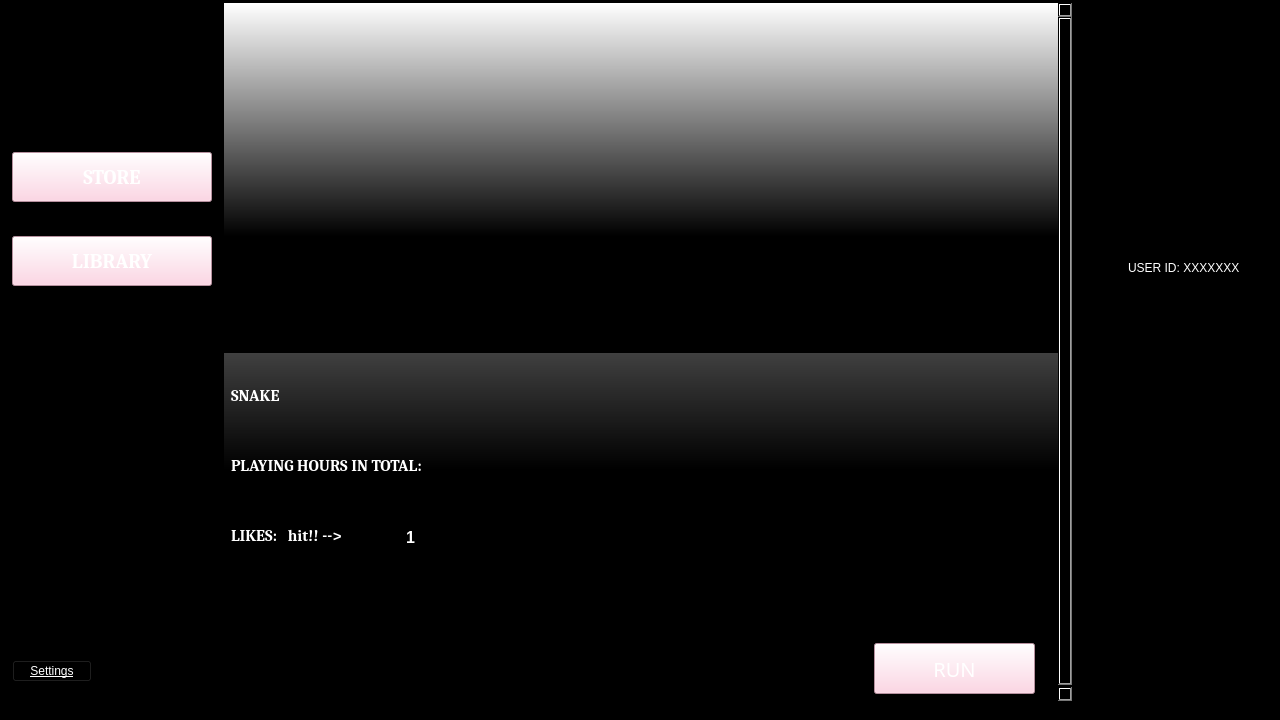
<?xml version="1.0" encoding="UTF-8"?>
<ui version="4.0">
 <class>MainWindow</class>
 <widget class="QMainWindow" name="MainWindow">
  <property name="geometry">
   <rect>
    <x>0</x>
    <y>0</y>
    <width>1280</width>
    <height>720</height>
   </rect>
  </property>
  <property name="windowTitle">
   <string>MainWindow</string>
  </property>
  <property name="styleSheet">
   <string notr="true">background-color: rgb(0, 0, 0);</string>
  </property>
  <widget class="QWidget" name="centralwidget">
   <property name="sizePolicy">
    <sizepolicy hsizetype="Fixed" vsizetype="Fixed">
     <horstretch>0</horstretch>
     <verstretch>0</verstretch>
    </sizepolicy>
   </property>
   <widget class="QWidget" name="horizontalLayoutWidget">
    <property name="geometry">
     <rect>
      <x>0</x>
      <y>0</y>
      <width>1290</width>
      <height>704</height>
     </rect>
    </property>
    <layout class="QHBoxLayout" name="horizontalLayout">
     <item>
      <layout class="QVBoxLayout" name="verticalLayout_3">
       <property name="leftMargin">
        <number>10</number>
       </property>
       <property name="rightMargin">
        <number>3</number>
       </property>
       <item>
        <widget class="QLabel" name="label">
         <property name="sizePolicy">
          <sizepolicy hsizetype="Fixed" vsizetype="Fixed">
           <horstretch>0</horstretch>
           <verstretch>0</verstretch>
          </sizepolicy>
         </property>
         <property name="maximumSize">
          <size>
           <width>200</width>
           <height>60</height>
          </size>
         </property>
         <property name="layoutDirection">
          <enum>Qt::LeftToRight</enum>
         </property>
         <property name="styleSheet">
          <string notr="true">image: url(:/newPrefix/logo2.png);</string>
         </property>
         <property name="text">
          <string/>
         </property>
         <property name="pixmap">
          <pixmap>src/logo2.png</pixmap>
         </property>
         <property name="alignment">
          <set>Qt::AlignHCenter|Qt::AlignTop</set>
         </property>
         <property name="margin">
          <number>0</number>
         </property>
        </widget>
       </item>
       <item>
        <spacer name="verticalSpacer_3">
         <property name="orientation">
          <enum>Qt::Vertical</enum>
         </property>
         <property name="sizeType">
          <enum>QSizePolicy::Fixed</enum>
         </property>
         <property name="sizeHint" stdset="0">
          <size>
           <width>20</width>
           <height>50</height>
          </size>
         </property>
        </spacer>
       </item>
       <item>
        <widget class="QPushButton" name="pushButton_2">
         <property name="sizePolicy">
          <sizepolicy hsizetype="Fixed" vsizetype="Fixed">
           <horstretch>0</horstretch>
           <verstretch>0</verstretch>
          </sizepolicy>
         </property>
         <property name="minimumSize">
          <size>
           <width>200</width>
           <height>50</height>
          </size>
         </property>
         <property name="font">
          <font>
           <family>Cambria</family>
           <pointsize>15</pointsize>
           <weight>75</weight>
           <bold>true</bold>
          </font>
         </property>
         <property name="styleSheet">
          <string notr="true">background-color: rgb(255, 202, 221);
color:rgb(255, 255, 255);</string>
         </property>
         <property name="text">
          <string>STORE</string>
         </property>
        </widget>
       </item>
       <item>
        <spacer name="verticalSpacer_2">
         <property name="orientation">
          <enum>Qt::Vertical</enum>
         </property>
         <property name="sizeType">
          <enum>QSizePolicy::Fixed</enum>
         </property>
         <property name="sizeHint" stdset="0">
          <size>
           <width>20</width>
           <height>10</height>
          </size>
         </property>
        </spacer>
       </item>
       <item>
        <widget class="QPushButton" name="pushButton">
         <property name="sizePolicy">
          <sizepolicy hsizetype="Fixed" vsizetype="Fixed">
           <horstretch>0</horstretch>
           <verstretch>0</verstretch>
          </sizepolicy>
         </property>
         <property name="minimumSize">
          <size>
           <width>200</width>
           <height>50</height>
          </size>
         </property>
         <property name="font">
          <font>
           <family>Cambria</family>
           <pointsize>15</pointsize>
           <weight>75</weight>
           <bold>true</bold>
          </font>
         </property>
         <property name="styleSheet">
          <string notr="true">background-color: rgb(255, 202, 221);
color:rgb(255, 255, 255);</string>
         </property>
         <property name="text">
          <string>LIBRARY</string>
         </property>
        </widget>
       </item>
       <item>
        <spacer name="verticalSpacer">
         <property name="orientation">
          <enum>Qt::Vertical</enum>
         </property>
         <property name="sizeType">
          <enum>QSizePolicy::Fixed</enum>
         </property>
         <property name="sizeHint" stdset="0">
          <size>
           <width>0</width>
           <height>350</height>
          </size>
         </property>
        </spacer>
       </item>
       <item>
        <widget class="QPushButton" name="pushButton_3">
         <property name="sizePolicy">
          <sizepolicy hsizetype="Fixed" vsizetype="Fixed">
           <horstretch>0</horstretch>
           <verstretch>0</verstretch>
          </sizepolicy>
         </property>
         <property name="font">
          <font>
           <underline>true</underline>
          </font>
         </property>
         <property name="styleSheet">
          <string notr="true">color:rgb(255, 255, 255)</string>
         </property>
         <property name="text">
          <string>Settings</string>
         </property>
        </widget>
       </item>
      </layout>
     </item>
     <item>
      <layout class="QVBoxLayout" name="verticalLayout_4">
       <property name="rightMargin">
        <number>0</number>
       </property>
       <item>
        <widget class="QScrollArea" name="scrollArea">
         <property name="sizePolicy">
          <sizepolicy hsizetype="Fixed" vsizetype="Fixed">
           <horstretch>0</horstretch>
           <verstretch>0</verstretch>
          </sizepolicy>
         </property>
         <property name="minimumSize">
          <size>
           <width>850</width>
           <height>700</height>
          </size>
         </property>
         <property name="maximumSize">
          <size>
           <width>850</width>
           <height>16777215</height>
          </size>
         </property>
         <property name="styleSheet">
          <string notr="true">background-color: qlineargradient(spread:pad, x1:0, y1:1, x2:0, y2:0, stop:0.333333 rgba(0, 0, 0, 255), stop:1 rgba(255, 255, 255, 255));</string>
         </property>
         <property name="widgetResizable">
          <bool>true</bool>
         </property>
         <widget class="QWidget" name="scrollAreaWidgetContents">
          <property name="geometry">
           <rect>
            <x>0</x>
            <y>0</y>
            <width>827</width>
            <height>700</height>
           </rect>
          </property>
          <property name="sizePolicy">
           <sizepolicy hsizetype="Minimum" vsizetype="Minimum">
            <horstretch>0</horstretch>
            <verstretch>0</verstretch>
           </sizepolicy>
          </property>
          <property name="minimumSize">
           <size>
            <width>800</width>
            <height>700</height>
           </size>
          </property>
          <property name="maximumSize">
           <size>
            <width>850</width>
            <height>700</height>
           </size>
          </property>
          <widget class="QLabel" name="label_3">
           <property name="geometry">
            <rect>
             <x>0</x>
             <y>0</y>
             <width>850</width>
             <height>350</height>
            </rect>
           </property>
           <property name="sizePolicy">
            <sizepolicy hsizetype="Fixed" vsizetype="Fixed">
             <horstretch>0</horstretch>
             <verstretch>0</verstretch>
            </sizepolicy>
           </property>
           <property name="minimumSize">
            <size>
             <width>850</width>
             <height>350</height>
            </size>
           </property>
           <property name="layoutDirection">
            <enum>Qt::LeftToRight</enum>
           </property>
           <property name="text">
            <string/>
           </property>
           <property name="pixmap">
            <pixmap>src/snakegame_icon-half.jpg</pixmap>
           </property>
           <property name="scaledContents">
            <bool>true</bool>
           </property>
           <property name="alignment">
            <set>Qt::AlignLeading|Qt::AlignLeft|Qt::AlignTop</set>
           </property>
          </widget>
          <widget class="QLineEdit" name="lineEdit_2">
           <property name="geometry">
            <rect>
             <x>5</x>
             <y>380</y>
             <width>231</width>
             <height>25</height>
            </rect>
           </property>
           <property name="font">
            <font>
             <family>Cambria</family>
             <pointsize>12</pointsize>
             <weight>75</weight>
             <bold>true</bold>
            </font>
           </property>
           <property name="styleSheet">
            <string notr="true">background-color: rgba(255, 255, 255, 0);
color: rgb(255, 255, 255);
border:1;</string>
           </property>
           <property name="text">
            <string>SNAKE</string>
           </property>
          </widget>
          <widget class="QLineEdit" name="lineEdit_3">
           <property name="geometry">
            <rect>
             <x>5</x>
             <y>450</y>
             <width>391</width>
             <height>25</height>
            </rect>
           </property>
           <property name="font">
            <font>
             <family>Cambria</family>
             <pointsize>12</pointsize>
             <weight>75</weight>
             <bold>true</bold>
            </font>
           </property>
           <property name="styleSheet">
            <string notr="true">background-color: rgba(255, 255, 255, 0);
color: rgb(255, 255, 255);
border:1;</string>
           </property>
           <property name="text">
            <string>PLAYING HOURS IN TOTAL:</string>
           </property>
          </widget>
          <widget class="QLineEdit" name="lineEdit_4">
           <property name="geometry">
            <rect>
             <x>5</x>
             <y>520</y>
             <width>151</width>
             <height>25</height>
            </rect>
           </property>
           <property name="font">
            <font>
             <family>Cambria</family>
             <pointsize>12</pointsize>
             <weight>75</weight>
             <bold>true</bold>
            </font>
           </property>
           <property name="styleSheet">
            <string notr="true">background-color: rgba(255, 255, 255, 0);
color: rgb(255, 255, 255);
border:1;</string>
           </property>
           <property name="text">
            <string>LIKES:   hit!! --&gt;</string>
           </property>
          </widget>
          <widget class="QPushButton" name="pushButton_4">
           <property name="geometry">
            <rect>
             <x>140</x>
             <y>520</y>
             <width>93</width>
             <height>28</height>
            </rect>
           </property>
           <property name="font">
            <font>
             <pointsize>12</pointsize>
             <weight>75</weight>
             <bold>true</bold>
            </font>
           </property>
           <property name="styleSheet">
            <string notr="true">border:1;
background-color: rgba(255, 255, 255, 0);
color:rgb(255, 255, 255);</string>
           </property>
           <property name="text">
            <string>1</string>
           </property>
           <property name="icon">
            <iconset>
             <normaloff>src/like_icon.png</normaloff>src/like_icon.png</iconset>
           </property>
          </widget>
          <widget class="QPushButton" name="pushButton_5">
           <property name="geometry">
            <rect>
             <x>650</x>
             <y>640</y>
             <width>161</width>
             <height>51</height>
            </rect>
           </property>
           <property name="font">
            <font>
             <family>Arial Black</family>
             <pointsize>15</pointsize>
            </font>
           </property>
           <property name="styleSheet">
            <string notr="true">background-color: rgb(255, 202, 221);
color:rgb(255, 255, 255);</string>
           </property>
           <property name="text">
            <string>RUN</string>
           </property>
          </widget>
         </widget>
        </widget>
       </item>
      </layout>
     </item>
     <item>
      <layout class="QVBoxLayout" name="verticalLayout">
       <property name="spacing">
        <number>0</number>
       </property>
       <property name="sizeConstraint">
        <enum>QLayout::SetDefaultConstraint</enum>
       </property>
       <property name="leftMargin">
        <number>0</number>
       </property>
       <property name="rightMargin">
        <number>0</number>
       </property>
       <item>
        <spacer name="verticalSpacer_4">
         <property name="orientation">
          <enum>Qt::Vertical</enum>
         </property>
         <property name="sizeType">
          <enum>QSizePolicy::Fixed</enum>
         </property>
         <property name="sizeHint" stdset="0">
          <size>
           <width>20</width>
           <height>10</height>
          </size>
         </property>
        </spacer>
       </item>
       <item>
        <widget class="QLabel" name="label_2">
         <property name="sizePolicy">
          <sizepolicy hsizetype="Expanding" vsizetype="Expanding">
           <horstretch>0</horstretch>
           <verstretch>0</verstretch>
          </sizepolicy>
         </property>
         <property name="maximumSize">
          <size>
           <width>200</width>
           <height>200</height>
          </size>
         </property>
         <property name="layoutDirection">
          <enum>Qt::LeftToRight</enum>
         </property>
         <property name="styleSheet">
          <string notr="true">background-color: rgba(255, 255, 255, 0);</string>
         </property>
         <property name="frameShadow">
          <enum>QFrame::Sunken</enum>
         </property>
         <property name="text">
          <string/>
         </property>
         <property name="pixmap">
          <pixmap>src/profile_image.png</pixmap>
         </property>
         <property name="alignment">
          <set>Qt::AlignCenter</set>
         </property>
         <property name="margin">
          <number>0</number>
         </property>
        </widget>
       </item>
       <item>
        <widget class="QLineEdit" name="lineEdit">
         <property name="sizePolicy">
          <sizepolicy hsizetype="Fixed" vsizetype="Fixed">
           <horstretch>0</horstretch>
           <verstretch>0</verstretch>
          </sizepolicy>
         </property>
         <property name="minimumSize">
          <size>
           <width>207</width>
           <height>20</height>
          </size>
         </property>
         <property name="styleSheet">
          <string notr="true">color: rgb(255, 255, 255);
border: 1;</string>
         </property>
         <property name="text">
          <string>USER ID: XXXXXXX</string>
         </property>
         <property name="alignment">
          <set>Qt::AlignCenter</set>
         </property>
        </widget>
       </item>
       <item>
        <spacer name="verticalSpacer_5">
         <property name="orientation">
          <enum>Qt::Vertical</enum>
         </property>
         <property name="sizeType">
          <enum>QSizePolicy::Fixed</enum>
         </property>
         <property name="sizeHint" stdset="0">
          <size>
           <width>20</width>
           <height>400</height>
          </size>
         </property>
        </spacer>
       </item>
      </layout>
     </item>
    </layout>
   </widget>
  </widget>
 </widget>
 <resources>
  <include location="test_resource.qrc"/>
 </resources>
 <connections/>
</ui>
